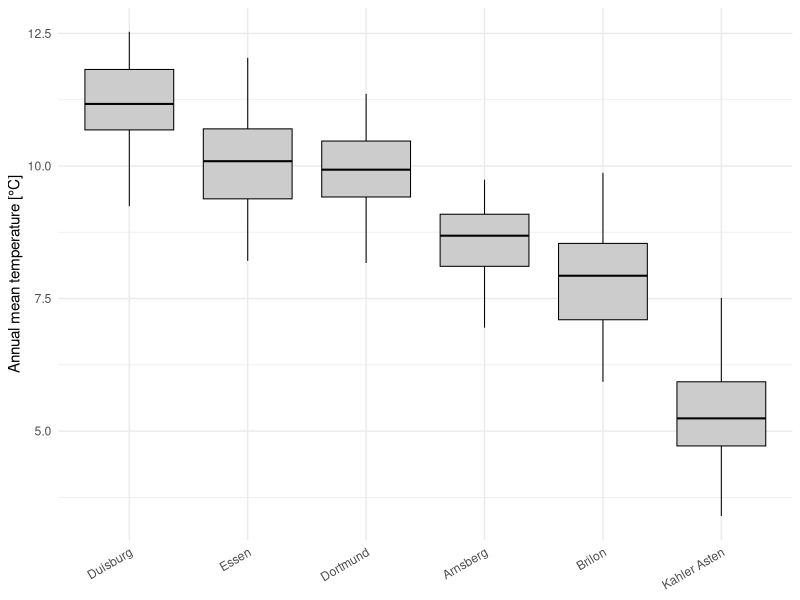
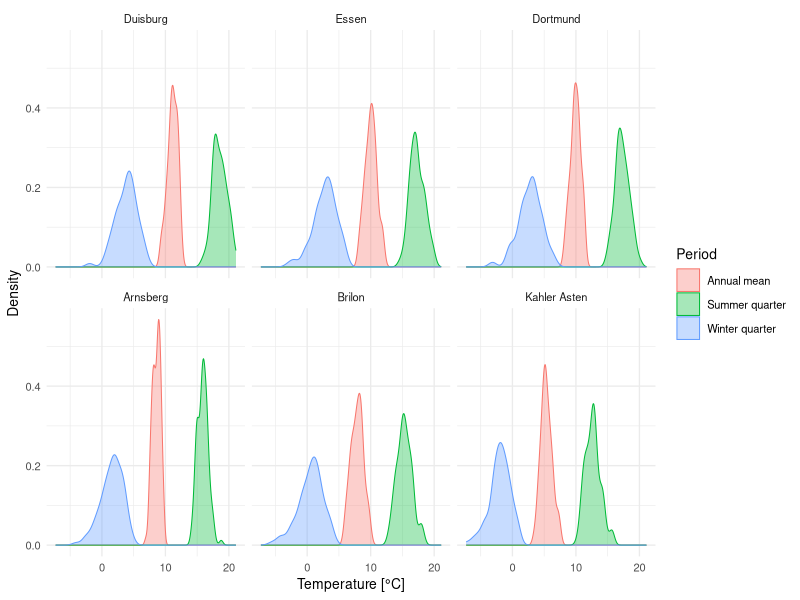
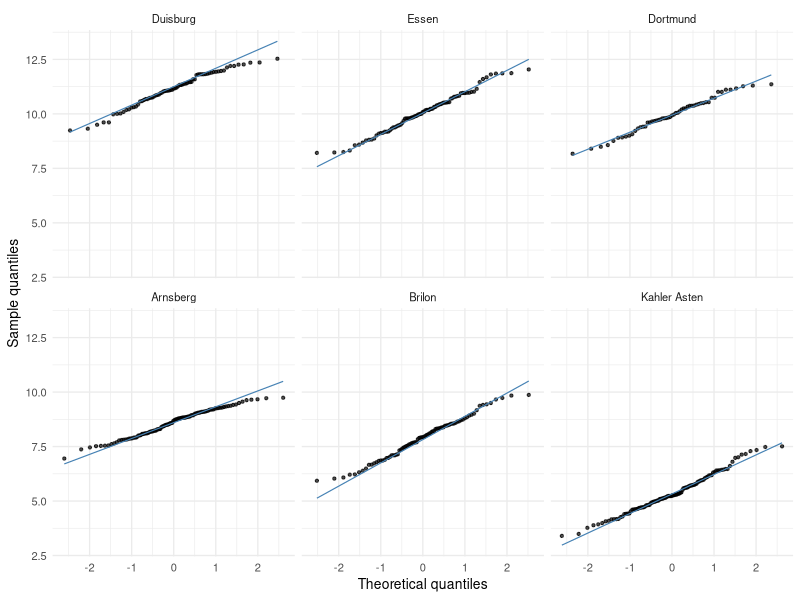
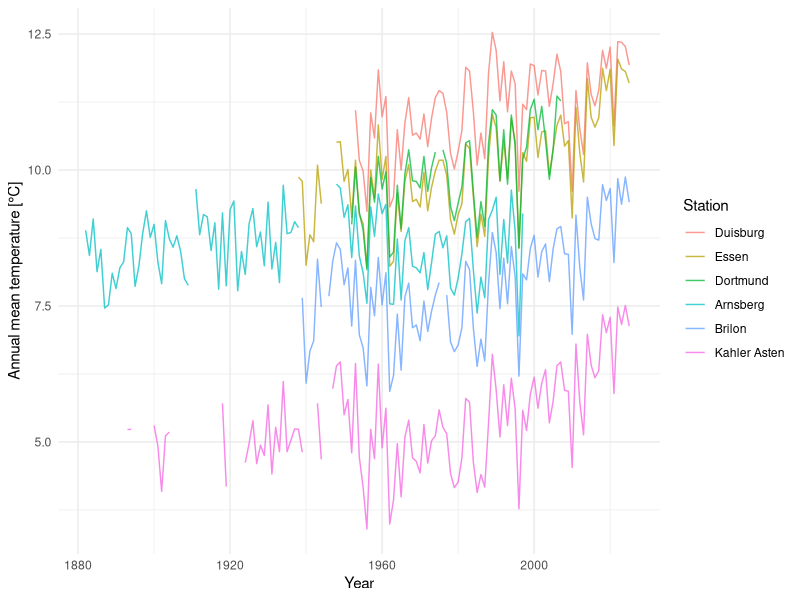

Here is the R script that generated these plots, in order:
# ============================================================
# 02 - Descriptive analysis
# Univariate/bivariate statistics, distribution shape per station
# ============================================================

library(dplyr)
library(readr)
library(tidyr)
library(ggplot2)
library(patchwork)

df_weather <- read_csv("data/weather_clean.csv", show_col_types = FALSE) %>%
  mutate(station = factor(station,
    levels = c("Duisburg", "Essen", "Dortmund", "Arnsberg", "Brilon", "Kahler Asten")
  ))

dir.create("plots", showWarnings = FALSE)

# ---- 1. Descriptive statistics per station (annual, winter, summer means) ----
descriptive_stats <- df_weather %>%
  select(station, annual, winter_djf, summer_jja) %>%
  pivot_longer(-station, names_to = "variable", values_to = "value") %>%
  group_by(station, variable) %>%
  summarise(
    n = sum(!is.na(value)),
    mean = mean(value, na.rm = TRUE),
    median = median(value, na.rm = TRUE),
    sd = sd(value, na.rm = TRUE),
    mad = mad(value, na.rm = TRUE),
    iqr = IQR(value, na.rm = TRUE),
    .groups = "drop"
  )

write_csv(descriptive_stats, "data/descriptive_stats.csv")
print(descriptive_stats, n = 20)

# ---- 2. Boxplots per station (outliers, distribution location) ----
boxplot_annual <- ggplot(df_weather, aes(x = station, y = annual)) +
  geom_boxplot(
    fill = "grey80", color = "black", linewidth = 0.35,
    outlier.size = 1.2, outlier.alpha = 0.8
  ) +
  labs(x = NULL, y = "Annual mean temperature [°C]") +
  theme_minimal(base_size = 11) +
  theme(axis.text.x = element_text(angle = 30, hjust = 1))

ggsave("plots/boxplot_annual.png", boxplot_annual, width = 6, height = 4, dpi = 150, bg = "white")

# ---- 3. Checking distribution shape: KDE + QQ plot per station ----
df_long <- df_weather %>%
  select(station, annual, winter_djf, summer_jja) %>%
  pivot_longer(c(annual, winter_djf, summer_jja), names_to = "type", values_to = "temperature") %>%
  mutate(type = recode(type,
    annual = "Annual mean", winter_djf = "Winter quarter", summer_jja = "Summer quarter"
  ))

kde_plot <- ggplot(df_long, aes(x = temperature, fill = type, color = type)) +
  geom_density(alpha = 0.35, linewidth = 0.35, na.rm = TRUE) +
  facet_wrap(~station, ncol = 3) +
  labs(x = "Temperature [°C]", y = "Density", fill = "Period", color = "Period") +
  theme_minimal(base_size = 10)

ggsave("plots/kde_by_station.png", kde_plot, width = 8, height = 5, dpi = 150, bg = "white")

qq_plot <- ggplot(df_weather, aes(sample = annual)) +
  stat_qq(size = 0.8, alpha = 0.7) +
  stat_qq_line(linewidth = 0.4, color = "steelblue") +
  facet_wrap(~station, ncol = 3) +
  labs(x = "Theoretical quantiles", y = "Sample quantiles") +
  theme_minimal(base_size = 10)

ggsave("plots/qq_annual.png", qq_plot, width = 8, height = 5, dpi = 150, bg = "white")

# ---- 4. Time series (annual mean per station) ----
timeseries_plot <- ggplot(df_weather, aes(x = year, y = annual, color = station)) +
  geom_line(alpha = 0.75) +
  labs(x = "Year", y = "Annual mean temperature [°C]", color = "Station") +
  theme_minimal(base_size = 11)

ggsave("plots/timeseries_annual.png", timeseries_plot, 
       width = 7, height = 4, dpi = 150, bg = "white")

cat("EDA complete. Plots in plots/, statistics in data/descriptive_stats.csv\n")
cat("Distribution shape: histograms/KDE show an approximately bell-shaped\n")
cat("distribution per station, QQ plots lie close to the diagonal -> 
    normal distribution approximately plausible.\n")
